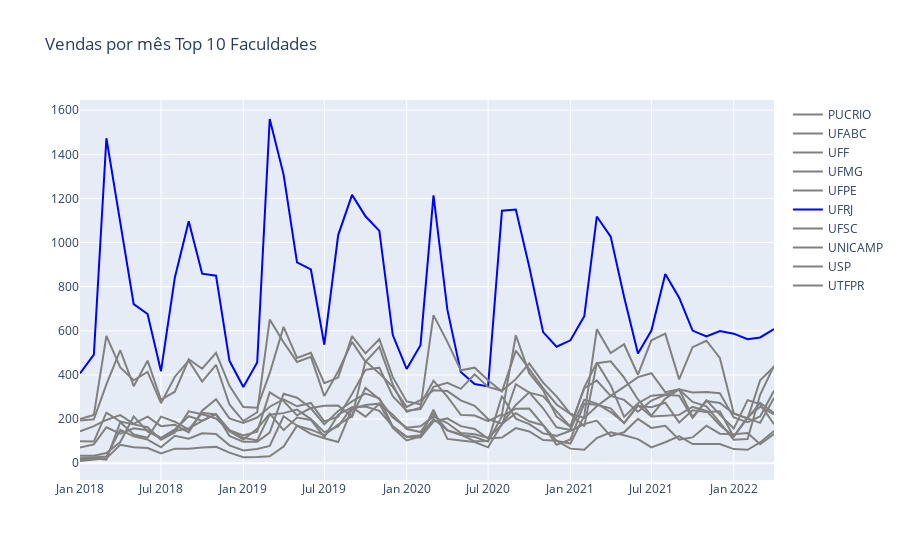

The code cell stored with this chart in its notebook:
### Code cell
datas = universidades['data'].unique()

fig = go.Figure(data=[
    #go.Scatter(x=vendas['data'], y=vendas['user_id'], marker={'color': 'gray'}),
    go.Scatter(name='PUCRIO', x=datas, y=universidades.loc[universidades['Universidade'] == 'PUCRIO']['user_id'].tolist(), marker={'color': 'gray'}),
    go.Scatter(name='UFABC', x=datas, y=universidades.loc[universidades['Universidade'] == 'UFABC']['user_id'].tolist(), marker={'color': 'gray'}),
    go.Scatter(name='UFF', x=datas, y=universidades.loc[universidades['Universidade'] == 'UFF']['user_id'].tolist(), marker={'color': 'gray'}),
    go.Scatter(name='UFMG', x=datas, y=universidades.loc[universidades['Universidade'] == 'UFMG']['user_id'].tolist(), marker={'color': 'gray'}),
    go.Scatter(name='UFPE', x=datas, y=universidades.loc[universidades['Universidade'] == 'UFPE']['user_id'].tolist(), marker={'color': 'gray'}),
    go.Scatter(name='UFRJ', x=datas, y=universidades.loc[universidades['Universidade'] == 'UFRJ']['user_id'].tolist(), marker={'color': 'blue'}),
    go.Scatter(name='UFSC', x=datas, y=universidades.loc[universidades['Universidade'] == 'UFSC']['user_id'].tolist(), marker={'color': 'gray'}),
    go.Scatter(name='UNICAMP', x=datas, y=universidades.loc[universidades['Universidade'] == 'UNICAMP']['user_id'].tolist(), marker={'color': 'gray'}),
    go.Scatter(name='USP', x=datas, y=universidades.loc[universidades['Universidade'] == 'USP']['user_id'].tolist(), marker={'color': 'gray'}),
    go.Scatter(name='UTFPR', x=datas, y=universidades.loc[universidades['Universidade'] == 'UTFPR']['user_id'].tolist(), marker={'color': 'gray'}),
    ])
fig.update_layout(title_text='Vendas por mês Top 10 Faculdades')
fig.show()
